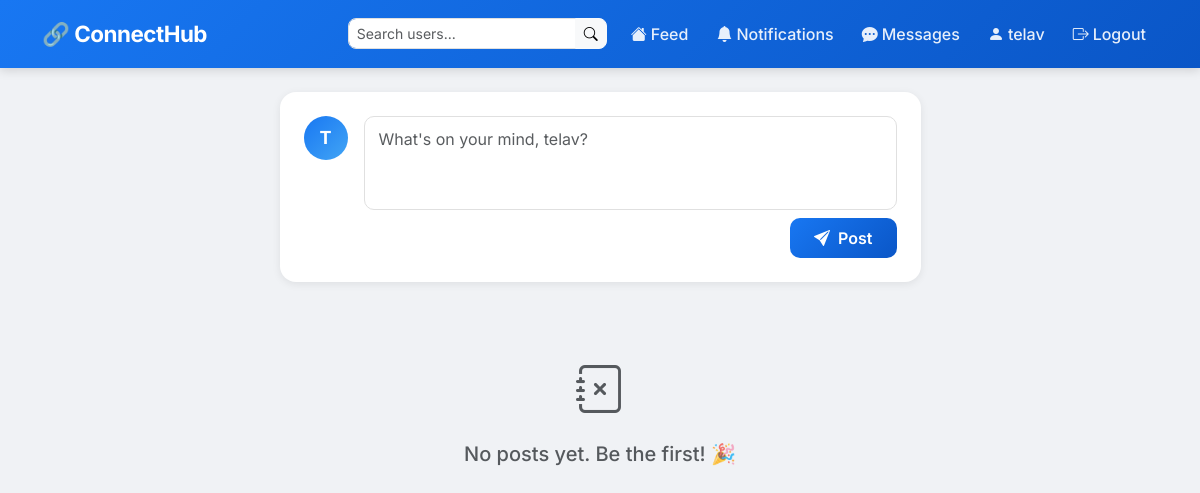
The app's page / (signed in), older data.
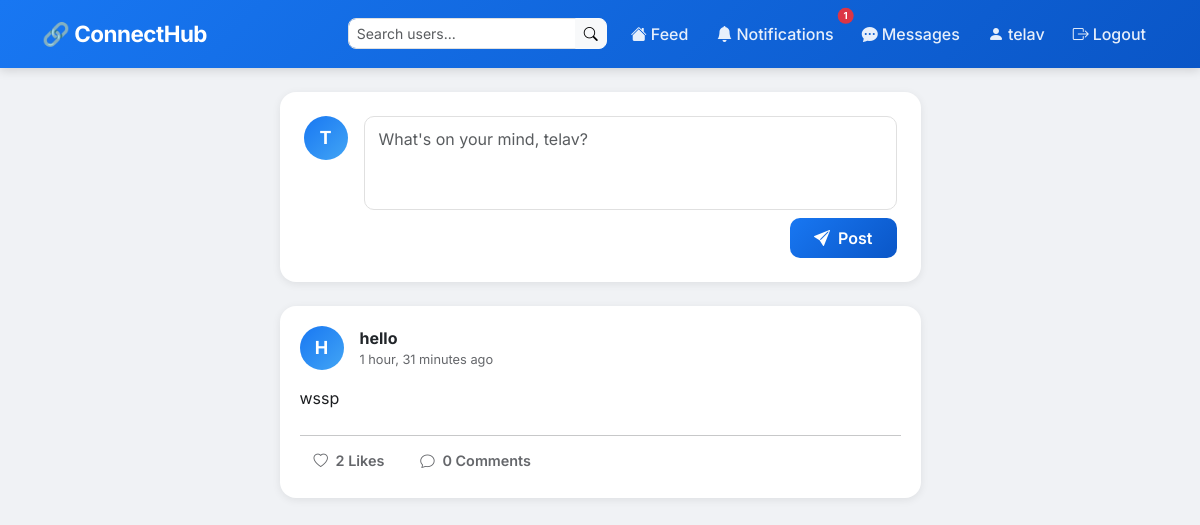
The same page, newer data.
### posts/models.py (models this page shows, shortened)
class Post(models.Model):
    user = models.ForeignKey(User, on_delete=models.CASCADE)
    content = models.TextField(max_length=500)
    created_at = models.DateTimeField(auto_now_add=True)
    likes = models.ManyToManyField(User, related_name='liked_posts', blank=True)
    def total_likes(self):
        return self.likes.count()

### posts/views.py (the view)
# urls.py: path('', views.feed, name='feed'),
@login_required
def feed(request):
    posts = Post.objects.all().order_by('-created_at')
    return render(request, 'posts/feed.html', {'posts': posts})

### templates/posts/feed.html (shortened to what this page needs)
{% extends 'base.html' %}
{% block content %}
<div class="row justify-content-center">
  <div class="col-md-7">
    <div class="card p-4 mb-4">
      <div class="d-flex gap-3 align-items-start">
        <div class="avatar">{{ user.username|first|upper }}</div>
        <form method="POST" action="/create/" class="w-100">
          <textarea name="content" class="form-control mb-2" rows="3"
            placeholder="What's on your mind, {{ user.username }}?"></textarea>
          <div class="d-flex justify-content-end">
            <button class="btn btn-primary px-4">
              <i class="bi bi-send-fill me-1"></i> Post
            </button>
          </div>
        </form>
      </div>
    </div>
    {% for post in posts %}
    <div class="card post-card mb-3">
      <div class="d-flex align-items-center mb-3">
        <a href="/accounts/profile/{{ post.user.username }}/" class="text-decoration-none">
          <div class="avatar me-3">{{ post.user.username|first|upper }}</div>
        </a>
        <div class="flex-grow-1">
          <a href="/accounts/profile/{{ post.user.username }}/"
             class="text-decoration-none text-dark fw-600">
            <strong>{{ post.user.username }}</strong>
          </a>
          <div class="post-meta">{{ post.created_at|timesince }} ago</div>
        </div>
      </div>
      <p class="post-content mb-3">{{ post.content }}</p>
     <hr class="my-2"/>
      <div class="d-flex gap-2 align-items-center">
        <form method="POST" action="/like/{{ post.id }}/">
          <button class="btn-like {% if user in post.likes.all %}liked{% endif %}">
            <i class="bi bi-heart{% if user in post.likes.all %}-fill{% endif %} me-1"></i>
            {{ post.total_likes }} Like{% if post.total_likes != 1 %}s{% endif %}
          </button>
        </form>
        <a href="/post/{{ post.id }}/" class="btn-like text-decoration-none">
          <i class="bi bi-chat me-1"></i>
          {{ post.comments.count }} Comment{% if post.comments.count != 1 %}s{% endif %}
        </a>
      </div>
    {% empty %}
    <div class="text-center text-muted py-5">
      <i class="bi bi-journal-x" style="font-size:3rem;"></i>
      <h5 class="mt-3">No posts yet. Be the first! 🎉</h5>
    </div>
    {% endfor %}
  </div>
</div>
{% endblock %}

### templates/base.html (shortened to what this page needs)
<!DOCTYPE html>
<html lang="en">
<head>
  <link href="https://cdn.jsdelivr.net/npm/bootstrap@5.3.0/dist/css/bootstrap.min.css" rel="stylesheet"/>
  <link href="https://cdn.jsdelivr.net/npm/bootstrap-icons@1.10.5/font/bootstrap-icons.css" rel="stylesheet"/>
</head>
<body>
<nav class="navbar navbar-expand-lg mb-4">
  <div class="container">
    <a class="navbar-brand" href="/">🔗 ConnectHub</a>
    <div class="ms-auto d-flex gap-1 align-items-center">
      {% if user.is_authenticated %}
        <form method="GET" action="/accounts/search/" class="d-flex me-2">
          <div class="input-group input-group-sm">
            <input type="text" name="q" value="{{ query }}"
                   class="form-control"
                   placeholder="Search users..."
                   style="border-radius:8px 0 0 8px; min-width:160px;"/>
            <button class="btn btn-light btn-sm" style="border-radius:0 8px 8px 0;">
              <i class="bi bi-search"></i>
            </button>
          </div>
        </form>
        <a class="nav-link" href="/"><i class="bi bi-house-fill me-1"></i>Feed</a>
        <a class="nav-link position-relative" href="/notifications/">
          <i class="bi bi-bell-fill me-1"></i>Notifications
          {% with unread=request.user.notifications.all %}
          {% if unread %}
            <span class="position-absolute top-0 start-100 translate-middle badge rounded-pill bg-danger"
                  style="font-size:0.6rem;">
              {{ unread|length }}
            </span>
          {% endif %}
          {% endwith %}
        </a>
        <a class="nav-link" href="/messages/">
          <i class="bi bi-chat-dots-fill me-1"></i>Messages
        </a>
        <a class="nav-link" href="/accounts/profile/{{ user.username }}/">
          <i class="bi bi-person-fill me-1"></i>{{ user.username }}
        </a>
        <a class="nav-link" href="/accounts/logout/">
          <i class="bi bi-box-arrow-right me-1"></i>Logout
        </a>
      {% else %}
        <a class="nav-link" href="/accounts/login/">Login</a>
        <a class="nav-link" href="/accounts/register/">Register</a>
      {% endif %}
    </div>
  </div>
</nav>
<div class="container">
  {% block content %}{% endblock %}
</div>
</body>
</html>

Row changes from the older to the newer data that the page shows:
added Post: user.username|first "H", user.username "hello", created_at "1 hour, 31 minutes", content "wssp", total_likes "2", comments.count "0"
Text that changed along with them:
{{ unread|length }}: (not shown) → "1"
text no longer shown: "No posts yet. Be the first! 🎉"
